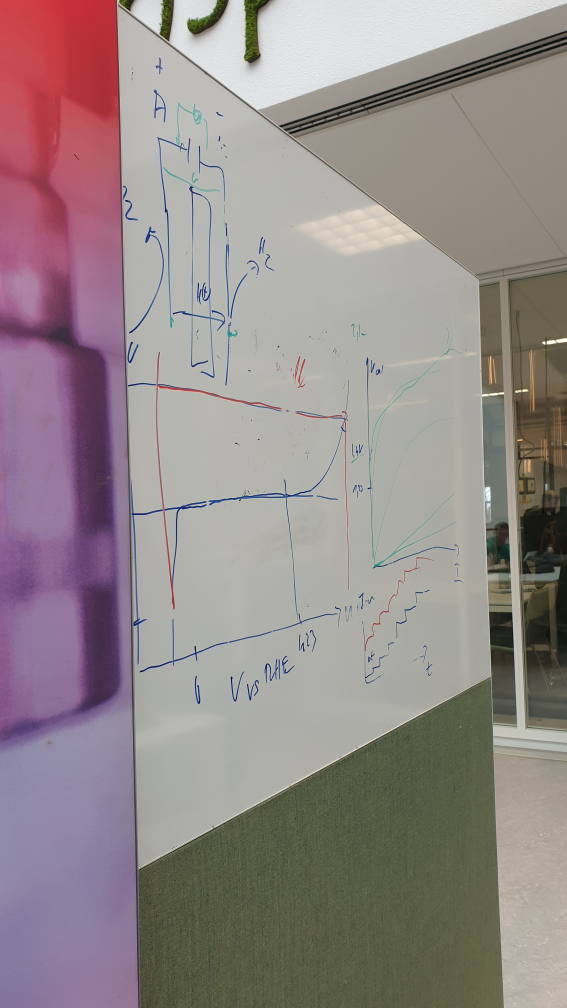
#> input picture files/image_perspective/whiteboard.jpg, 2268 x 4032 px, found by its file name (shown at 1/4 size)
$ python image_perspective.py
#> lines starting #> are read from the running program, lines starting #| are printed output that depends on the picture; long printed decimals are rounded
### source/common/location.py
#!/usr/bin/env python3
"""Common functions and classes about sizes and positions"""
import math

class Pos:
    """A simple class that can be used to store an x & y variables as a position or as a size."""

    # Defining
    def __init__(self, x=0, y=0, force_int=False):
        if force_int:
            self.x = int(round(x))
            self.y = int(round(y))
        else:
            self.x = x
            self.y = y
    def __str__(self) -> str:
        return f'x:{self.x}, y:{self.y}'
    def __eq__(self, other) -> bool:
        if (self.x != other.x): return False
        if (self.y != other.y): return False
        return True
    def __ne__(self, other) -> bool:
        return not (self == other)
    def __add__(self, other) -> int|float:
        return Pos(x= self.x + other.x,
                   y= self.y + other.y)
    def __sub__(self, other) -> int|float:
        return Pos(x= self.x - other.x,
                   y= self.y - other.y)

    # Basic math functions
    def min(self) -> int | float:
        """returns the minimum value from x or y"""
        return min(self.x, self.y)
    def max(self) -> int | float:
        """returns the maximum value from x or y"""
        return max(self.x, self.y)
    def add(self) -> int | float:
        """returns x + y"""
        return self.x + self.y
    def count(self) -> int | float:
        """returns x * y"""
        return self.x * self.y
    # [5 lines left out: function distance, not called in this run]
    # Parsing outwards
    def get_as_list(self) -> list:
        return [self.x, self.y]
class Size(Pos):
    def __str__(self) -> str:
        return f'w:{self.x}, h:{self.y}'
    def __lt__(self, other) -> bool:
        return self.area() < other.area()
    def __gt__(self, other) -> bool:
        return self.area() > other.area()
    def __le__(self, other) -> bool:
        return self.area() <= other.area()
    def __ge__(self, other) -> bool:
        return self.area() >= other.area()
    def area(self) -> int|float:
        """Multiplies width and height"""
        return self.x * self.y
class Box:
    def __init__(self, x, y, width, height):
        self.pos = Pos(x,y)
        self.size = Size(width,height)
    def __str__(self) -> str:
        return f'{self.pos},  {self.size}'
    # [9 lines left out: function overlaps, not called in this run]

def get_screensize() -> Size:
    """Uses tkinter to grab the screensize of the primary screen, returns a Pos class with the x and y values as length=x and hight=y"""
    import tkinter
    root = tkinter.Tk()
    return Size(x=root.winfo_screenwidth(), y=root.winfo_screenheight())

### source/image_perspective.py
"""Image perspective is a library to turn a photo of a trapezium into a rectangle.

*Use the `warp_perspective()` function to get started...*

Works well with .jpg for now

## BUG & TODO
---
- TODO test `get_whiteboard_dimensions` for weird angles
- BUG `get_whiteboard_dimensions` gives the wrong dimensions
- BUG `get_coordinates_transform_points` works different for .png .bmp. ***(JPG is tested)***
- TODO `get_coordinates_transform_points` add support for `cv2`'s camera frames"""

import common.location
import cv2
import numpy
import os
import time

# Based upon the following works:
# https://learnopencv.com/automatic-document-scanner-using-opencv/


def resize_image_to_fit_screen(image :cv2.Mat) -> cv2.Mat:
    """Grabs the resolution of the **Primary** screen and resizes the image to fit both demotions
    ## interface
    ---
    ### image
    The input image to display
    ### returns
    A scaled version of the input image so it fits both horizontally & vertically in your primary screen"""
    screen_size = common.location.get_screensize()
    image_size = common.location.Pos(x=image.shape[1], y=image.shape[0])
    crop_modifier = min(1, min(screen_size.x / image_size.x, screen_size.y / image_size.y)) # [0 - 1], modifier, to scale image so it fits on the screen
    return cv2.resize(image, (int(image_size.x * crop_modifier),int(image_size.y * crop_modifier)))
def get_coordinates_transform_points_(image: cv2.Mat, verbosity_level=0) -> list[list[int,int], list[int,int], list[int,int], list[int,int]]:
    """This expensive function checks the image and does multiple checks to find a trapezium that is inside 5px's of the image boarders.
    Use this function to calibrate the positional-transform (moving the camera into the correct perspective)

    ## Parameters
    @param image the image to check for rectangle (works with openCV image or TODO:camera_frame)
    @param verbosity_level 0-2 wherein [   nothing(default),   prints info,   opens images for intermediate steps   ]
    @returns list [Top-Left, Top-Right, Bottom-Right, Bottom-Left]. Where each has a list of [x, y] int

    ## Limitations
    - This function does not handle it if the rectangle is not within 5px of the image edges.
    - The whiteboard should be the largest object in view

    ## TODO & BUG
    - TODO works with camera_frame
    - BUG problems with .png
    - BUG problems with .bmp"""
    # Check input
    assert verbosity_level is not int or verbosity_level < 0 or verbosity_level > 2, "verbosity_level out_of_bounds expected an int in range of (0 - 2)"
    assert image is not None, "I got no input at all, check if you got the correct path"


    # Define sizes
    max_processing_size = common.location.Pos(x=1920, y=1080)
    screen_size = common.location.get_screensize()
    image_size = common.location.Pos(x=image.shape[1], y=image.shape[0])
    crop_modifier = min(1, min(screen_size.x / image_size.x, screen_size.y / image_size.y)) # [0 - 1], modifier, to scale image so it fits on the screen
    if (verbosity_level > 0): print(f'Sizes:\n  Primary screen size:\t{screen_size}\n  Original image:\t{image_size}\n  Cropped image:\tx:{int(image_size.x*crop_modifier)}, y:{int (image_size.y*crop_modifier)}, modifier:{crop_modifier}')
    if (verbosity_level > 1): cv2.imshow(f'Before image',cv2.resize(image, (int(image_size.x * crop_modifier),int(image_size.y * crop_modifier))))


    # Remove foreground
    kernel = numpy.ones((3,3),numpy.uint8)
    image_morphed = cv2.morphologyEx(image, cv2.MORPH_CLOSE, kernel, iterations= 10)
    if (verbosity_level > 1): cv2.imshow(f'After Morphing',cv2.resize(image_morphed, (int(image_size.x * crop_modifier),int(image_size.y * crop_modifier))))


    # Crop the image down so it can be processed
    crop_modifier = min(1, min(max_processing_size.x / image_size.x, max_processing_size.y / image_size.y)) # [0 - 1], modifier, to scale the image so it can be processed
    image_scaled_size = common.location.Pos(x=int(image_size.x * crop_modifier), y=int(image_size.y * crop_modifier))
    image_scaled = cv2.resize(image_morphed, (image_scaled_size.x, image_scaled_size.y))
    crop_modifier = min(1, min(screen_size.x / image_scaled_size.x, screen_size.y / image_scaled_size.y)) # [0 - 1], modifier, to scale image so it fits on the screen
    if (verbosity_level > 0): print(f'  After scaling:\tx:{image_scaled_size.x}, y:{image_scaled_size.y}, modifier:{crop_modifier}')
    if (verbosity_level > 1): cv2.imshow(f'After Scaling',cv2.resize(image_scaled, (int(image_scaled_size.x * crop_modifier),int(image_scaled_size.y * crop_modifier))))


    # GrabCut (remove the background)
    mask = numpy.zeros(image_scaled.shape[:2],numpy.uint8)
    bgdModel = numpy.zeros((1,65),numpy.float64)
    fgdModel = numpy.zeros((1,65),numpy.float64)
    rect = (5, 5, image_scaled_size.x-10, image_scaled_size.y-10)
    image_grab_cut = image_scaled
    cv2.grabCut(image_grab_cut, mask, rect, bgdModel, fgdModel, 10, cv2.GC_INIT_WITH_RECT)
    mask2 = numpy.where((mask==2)|(mask==0),0,1).astype('uint8')
    image_grab_cut = image_grab_cut * mask2[:,:,numpy.newaxis]
    if (verbosity_level > 1): cv2.imshow(f'After GrabCut',cv2.resize(image_grab_cut, (int(image_scaled_size.x * crop_modifier),int(image_scaled_size.y * crop_modifier))))


    # Blur
    image_gray = cv2.cvtColor(image_grab_cut, cv2.COLOR_BGR2GRAY)
    image_gray = cv2.GaussianBlur(image_gray, (11, 11), 0)
    if (verbosity_level > 1): cv2.imshow(f'After Grayscale and Blur',cv2.resize(image_gray, (int(image_scaled_size.x * crop_modifier),int(image_scaled_size.y * crop_modifier))))


    # Edge Detection.
    image_edge = cv2.Canny(image_gray, 0, 140)
    image_edge = cv2.dilate(image_edge, cv2.getStructuringElement(cv2.MORPH_ELLIPSE, (5, 5)))
    if (verbosity_level > 1): cv2.imshow(f'After Canny',cv2.resize(image_edge, (int(image_scaled_size.x * crop_modifier),int(image_scaled_size.y * crop_modifier))))


    # Detect contours and only keep the largest one
    image_contours = numpy.zeros_like(image_scaled)

    # Finding contours for the detected edges.
    contours, hierarchy = cv2.findContours(image_edge, cv2.RETR_LIST, cv2.CHAIN_APPROX_NONE)

    # Keeping only the largest detected contour.
    whiteboard = sorted(contours, key=cv2.contourArea, reverse=True)[:5]
    image_contours = cv2.drawContours(image_contours, whiteboard, -1, (0, 255, 255), 3)

    # Loop over the contours.
    for c in whiteboard:
        # Approximate the contour.
        epsilon = 0.02 * cv2.arcLength(c, True)
        corners = cv2.approxPolyDP(c, epsilon, True)
        # If our approximated contour has four points
        if len(corners) == 4:
            break
    cv2.drawContours(image_contours, c, -1, (0, 255, 255), 3)
    cv2.drawContours(image_contours, corners, -1, (0, 255, 0), 10)
    if (verbosity_level > 1): cv2.imshow(f'Contours',cv2.resize(image_contours, (int(image_scaled_size.x * crop_modifier),int(image_scaled_size.y * crop_modifier))))

    # Sorting the corners and converting them to desired shape.
    corners = sorted(numpy.concatenate(corners).tolist())
    if (verbosity_level > 0): print(f'Corners: {corners}')


    # Rearrange the order of the corners to: top-left, top-right, bottom-right, bottom-left
    # A B
    # D C
    rect = numpy.zeros((4, 2), dtype='float32')
    corners_sorted = numpy.array(corners)
    s = corners_sorted.sum(axis=1)
    # Top-left point will have the smallest sum.
    rect[0] = corners_sorted[numpy.argmin(s)]
    # Bottom-right point will have the largest sum.
    rect[2] = corners_sorted[numpy.argmax(s)]

    diff = numpy.diff(corners_sorted, axis=1)
    # Top-right point will have the smallest difference.
    rect[1] = corners_sorted[numpy.argmin(diff)]
    # Bottom-left will have the largest difference.
    rect[3] = corners_sorted[numpy.argmax(diff)]
    corners_sorted = rect.astype('int').tolist()
    if (verbosity_level > 0): print(f'Sorted corners: {corners_sorted}')

    # Displaying the corners.
    if (verbosity_level > 1):
        image_corners_sorted = image_contours
        for index, c in enumerate(corners_sorted):
            character = chr(65 + index)
            cv2.putText(image_corners_sorted, character, tuple(c), cv2.FONT_HERSHEY_SIMPLEX, 1, (255, 0, 0), 1, cv2.LINE_AA)
        cv2.imshow(f'Contours with sorted corners',cv2.resize(image_corners_sorted, (int(image_scaled_size.x * crop_modifier),int(image_scaled_size.y * crop_modifier))))


    # Return coordinates of corners
    corners_sorted[0][0] = int((corners_sorted[0][0] * image_size.x) / image_scaled_size.x)
    corners_sorted[0][1] = int((corners_sorted[0][1] * image_size.y) / image_scaled_size.y)
    corners_sorted[1][0] = int((corners_sorted[1][0] * image_size.x) / image_scaled_size.x)
    corners_sorted[1][1] = int((corners_sorted[1][1] * image_size.y) / image_scaled_size.y)
    corners_sorted[2][0] = int((corners_sorted[2][0] * image_size.x) / image_scaled_size.x)
    corners_sorted[2][1] = int((corners_sorted[2][1] * image_size.y) / image_scaled_size.y)
    corners_sorted[3][0] = int((corners_sorted[3][0] * image_size.x) / image_scaled_size.x)
    corners_sorted[3][1] = int((corners_sorted[3][1] * image_size.y) / image_scaled_size.y)

    if (verbosity_level > 0): print(f'Corner Top-Left:\t{corners_sorted[0]}\nCorner Top-Right:\t{corners_sorted[1]}\nCorner Bottom-Right:\t{corners_sorted[2]}\nCorner Bottom-Left:\t{corners_sorted[3]}')
    return corners_sorted
def get_whiteboard_dimensions_(coordinates_transform_points: list[list[int,int], list[int,int], list[int,int], list[int,int]], accept_image_loss=False, verbosity_level=0) -> list[int,int]:
    """Calculates the real stretched pixel dimensions of the whiteboard.

    TODO This is incorrect. Should use 4D math. ex. Quaternions"""
    import math

    top_left, top_right, bottom_right, bottom_left = coordinates_transform_points

    def difference(a, b):
        return max(a,b) - min(a,b)

    # Calculate the width of the board
    dx = difference(top_left[0], top_right[0])
    dy = difference(top_left[1], top_right[1])
    width_top = int(math.sqrt(dx**2 + dy**2))
    dx = difference(bottom_left[0], bottom_right[0])
    dy = difference(bottom_left[1], bottom_right[1])
    width_bottom = int(math.sqrt(dx**2 + dy**2))

    # Calculate the height of the board
    dx3 = difference(top_left[0], bottom_left[0])
    dy3 = difference(top_left[1], bottom_left[1])
    height_left = int(math.sqrt(dx**2 + dy**2))
    dx3 = difference(top_right[0], bottom_right[0])
    dy3 = difference(top_right[1], bottom_right[1])
    height_right = int(math.sqrt(dx**2 + dy**2))


    if (verbosity_level > 0): print(f'Whiteboard size:\n  min:{[min(width_top,width_bottom),min(height_left,height_right)]}\n  max:{[max(width_top,width_bottom),max(height_left,height_right)]}')


    # TODO Fix. solution does not correctly adjust the pixel size
    if accept_image_loss:
        return [min(width_top,width_bottom),min(height_left,height_right)]
    return [max(width_top,width_bottom),max(height_left,height_right)]

# Used for memory
homography = [0.1,0.1,0.1] # Random values
whiteboard_size = common.location.Pos()

def warp_perspective(image: cv2.Mat, verbosity_level=0) -> cv2.Mat:
    """Warps the perspective of the given image.
    - finds the biggest rectangle in the image (the rectangle must be fully within the image boarders)
    - gets the coordinates of those corners
    - creates a homography back to a valid resolution *Yes this function may change the resolution !*
    - saves the homography in global memory and returns the image when transformed

    ## interface
    ---
    Tested only with `.jpg`.
    TODO should be tested to work with `cv2` camera frame, `.png`.
    ### image
    The image that the function should find a large rectangle in
    ### verbosity_level (optional)
    int 0 to 2. Wherein 0 does not print any information and 2 also displays all intermediate steps. It is useful to use when debugging
    ### returns
    an image with possibly a different resolution
    ### raises exceptions
    If it cannot find a rectangle with 4 edges"""

    # Check input
    assert verbosity_level is not int or verbosity_level < 0 or verbosity_level > 2, "verbosity_level out_of_bounds expected an int in range of (0 - 2)"
    assert image is not None, "I got no input at all, check if you got the correct path"

    # Note down time for benchmarking
    import datetime
    start_time = datetime.datetime.now()

    # Use these globals as memory and quick return if the answer is already known
    global homography
    global whiteboard_size

    if not whiteboard_size == common.location.Pos():
        output_img = cv2.warpPerspective(image, homography, (whiteboard_size.x,whiteboard_size.y), flags=cv2.INTER_LINEAR)
        if (verbosity_level > 0):
            print(f'Already had values stored.')
            end_time = datetime.datetime.now()
            print(f'Time:\n\tStart:\t{start_time}\n\tEnd:\t{end_time}\n\tElapsed:\t{end_time - start_time}')
        if (verbosity_level > 1): cv2.imshow(f'Final transform', resize_image_to_fit_screen(output_img))
        return output_img

    # Define sizes
    screen_size = common.location.get_screensize()
    image_size = common.location.Pos(x=image.shape[1], y=image.shape[0])
    crop_modifier = min(1, min(screen_size.x / image_size.x, screen_size.y / image_size.y)) # [0 - 1], modifier, to scale image so it fits on the screen

    # Define transform
    transform_points = get_coordinates_transform_points_(image=image, verbosity_level=verbosity_level)
    whiteboard_dimensions = get_whiteboard_dimensions_(transform_points, accept_image_loss=False, verbosity_level=verbosity_level)

    whiteboard_size = common.location.Pos(x=whiteboard_dimensions[0], y=whiteboard_dimensions[1])
    crop_modifier = min(1, min(screen_size.x / whiteboard_size.x, screen_size.y / whiteboard_size.y)) # [0 - 1], modifier, to scale image so it fits on the screen

    destination_corners = [[0,0],[whiteboard_size.x,0],[whiteboard_size.x,whiteboard_size.y],[0,whiteboard_size.y]]
    homography = cv2.getPerspectiveTransform(numpy.float32(transform_points), numpy.float32(destination_corners))

    output_img = cv2.warpPerspective(image, homography, (whiteboard_size.x,whiteboard_size.y), flags=cv2.INTER_LINEAR)
    if (verbosity_level > 0):
        end_time = datetime.datetime.now()
        print(f'Time:\n\tStart:\t{start_time}\n\tEnd:\t{end_time}\n\tElapsed:\t{end_time - start_time}')
    if (verbosity_level > 1): cv2.imshow(f'Final transform',cv2.resize(output_img, (int(whiteboard_size.x * crop_modifier),int(whiteboard_size.y * crop_modifier))))
    return output_img


if __name__ == "__main__":
    print ('Running demo image_perspective\nThis demo is about how to find the corners of an transformed rectangle fully automatically.\nDue to its GIRTH it is advised to only do it per user request or as part of a first time setup.')

    # open an image
    absolute_path = os.path.join(os.getcwd(), 'files', 'image_perspective', 'whiteboard.jpg')
    # absolute_path = os.path.join(os.getcwd(), 'files', 'image_perspective', 'paper.jpg')
    # absolute_path = os.path.join(os.getcwd(), 'files', 'image_perspective', 'paper.png') BUG
    print(f'Opening ({absolute_path}) as an image.')
    img = cv2.imread(absolute_path, 1)
#> img is the input picture: shape (4032, 2268, 3); mean B, G, R 137.3, 137.9, 148.5


    # Using another useful function that make the given image fit inside the current screen
    img_size = common.location.Pos(x=img.shape[1], y=img.shape[0])
    cv2.imshow(f'Input of demo ( width:{img_size.x}, height:{img_size.y} )',resize_image_to_fit_screen(img))
#> in resize_image_to_fit_screen, `return cv2.resize(image, (int(image_size.x * crop_modifier),int(image_..`:
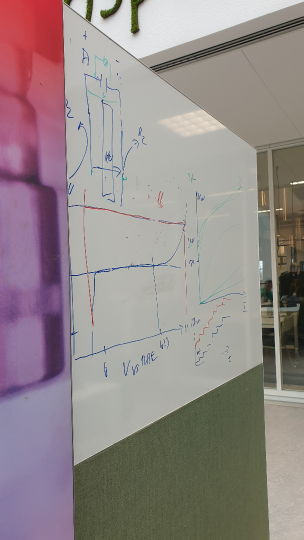
#> returned value: shape (1080, 607, 3) (shown at 1/2 size); mean of channels 0, 1, 2 137.2, 137.7, 148.4; drawn as B, G, R


    # Using the function
    output_img = warp_perspective(image=img, verbosity_level=2) # Note that a verbosity_level shows intermediate steps
#| Sizes:
#|   Primary screen size:	w:1920, h:1080
#|   Original image:	x:2268, y:4032
#|   Cropped image:	x:607, y:1080, modifier:0.2679
#> in get_coordinates_transform_points_, `image_morphed = cv2.morphologyEx(image, cv2.MORPH_CLOSE, kernel, itera..`:
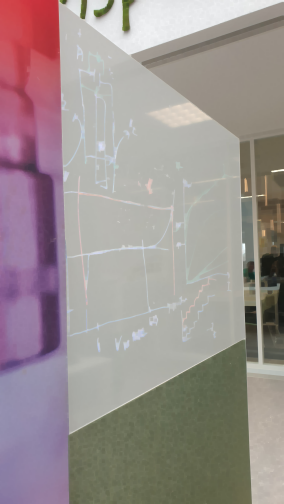
#> image_morphed: shape (4032, 2268, 3) (shown at 1/8 size); mean B, G, R 144.4, 145.2, 156.1
#> in get_coordinates_transform_points_, `if (verbosity_level > 1): cv2.imshow(f'After Morphing',cv2.resize(imag..`:
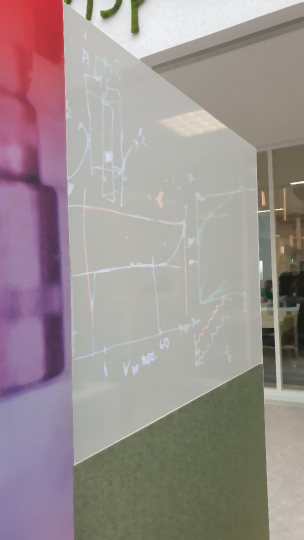
#> window 'After Morphing': shape (1080, 607, 3) (shown at 1/2 size); mean B, G, R 144.4, 145.2, 156
#|   After scaling:	x:607, y:1080, modifier:1
#> in get_coordinates_transform_points_, `image_grab_cut = image_grab_cut * mask2[:,:,numpy.newaxis]`:
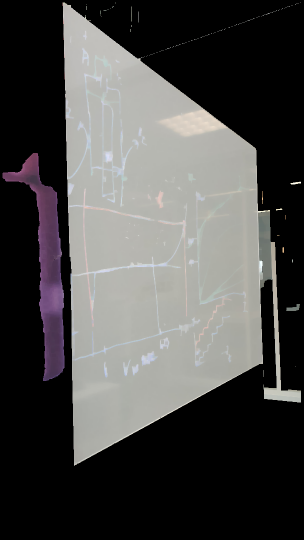
#> image_grab_cut: shape (1080, 607, 3) (shown at 1/2 size); mean B, G, R 73.8, 75, 75.8
#> in get_coordinates_transform_points_, `image_gray = cv2.GaussianBlur(image_gray, (11, 11), 0)`:
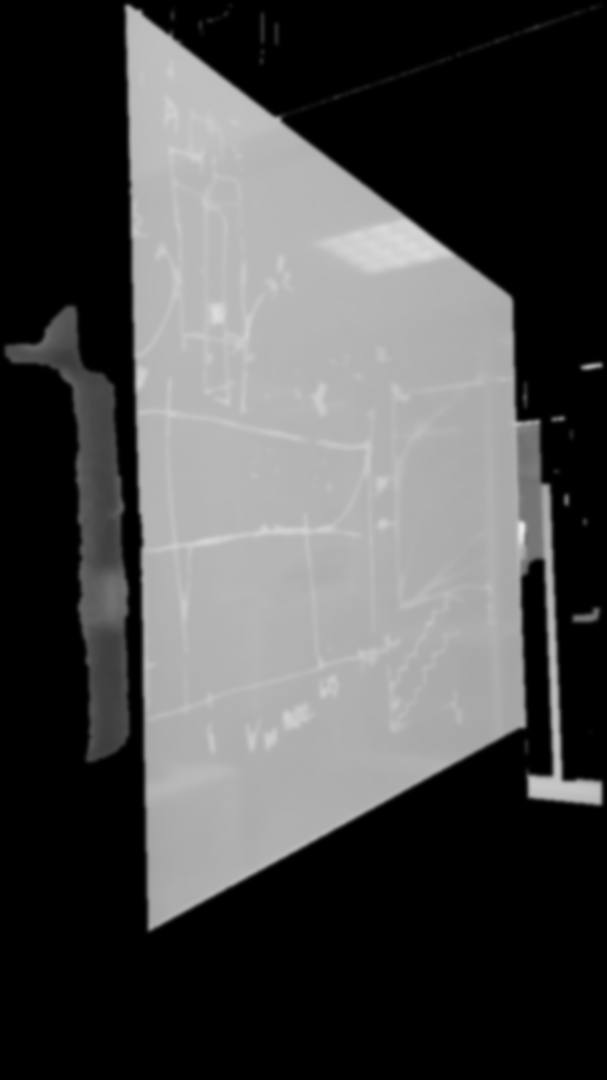
#> image_gray: shape (1080, 607); min 0, max 235, mean 75.1
#> (the rest of the program and of its run is left out)
